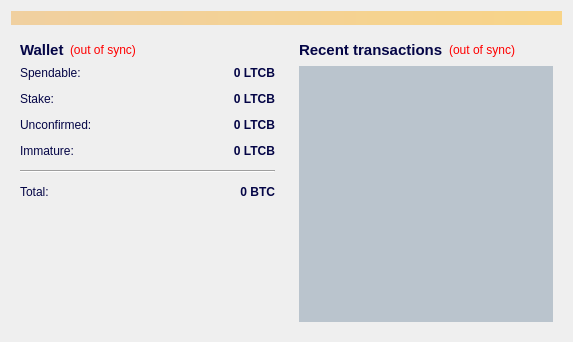
<?xml version="1.0" encoding="UTF-8"?>
<ui version="4.0">
 <class>OverviewPage</class>
 <widget class="QWidget" name="OverviewPage">
  <property name="geometry">
   <rect>
    <x>0</x>
    <y>0</y>
    <width>573</width>
    <height>342</height>
   </rect>
  </property>
  <property name="windowTitle">
   <string>Form</string>
  </property>
  <property name="styleSheet">
   <string notr="true">color: rgb(4, 5, 70);</string>
  </property>
  <layout class="QVBoxLayout" name="topLayout">
   <item>
    <widget class="QLabel" name="labelAlerts">
     <property name="visible">
      <bool>false</bool>
     </property>
     <property name="styleSheet">
      <string notr="true">background-color: qlineargradient(x1: 0, y1: 0, x2: 1, y2: 0, stop:0 #F0D0A0, stop:1 #F8D488);  color:#6a839a
</string>
     </property>
     <property name="wordWrap">
      <bool>true</bool>
     </property>
     <property name="margin">
      <number>3</number>
     </property>
    </widget>
   </item>
   <item>
    <layout class="QHBoxLayout" name="horizontalLayout" stretch="1,1">
     <item>
      <layout class="QVBoxLayout" name="verticalLayout_2">
       <item>
        <widget class="QWidget" name="widget" native="true">
         <layout class="QVBoxLayout" name="verticalLayout_4">
          <item>
           <layout class="QHBoxLayout" name="horizontalLayout_4">
            <item>
             <widget class="QLabel" name="label_5">
              <property name="font">
               <font>
                <pointsize>11</pointsize>
                <weight>75</weight>
                <bold>true</bold>
               </font>
              </property>
              <property name="text">
               <string>Wallet</string>
              </property>
             </widget>
            </item>
            <item>
             <widget class="QLabel" name="labelWalletStatus">
              <property name="toolTip">
               <string>The displayed information may be out of date. Your wallet automatically synchronizes with the LitecoinBolt network after a connection is established, but this process has not completed yet.</string>
              </property>
              <property name="styleSheet">
               <string notr="true">QLabel { color: red; }</string>
              </property>
              <property name="text">
               <string notr="true">(out of sync)</string>
              </property>
              <property name="alignment">
               <set>Qt::AlignLeading|Qt::AlignLeft|Qt::AlignVCenter</set>
              </property>
             </widget>
            </item>
            <item>
             <spacer name="horizontalSpacer_2">
              <property name="orientation">
               <enum>Qt::Horizontal</enum>
              </property>
              <property name="sizeHint" stdset="0">
               <size>
                <width>40</width>
                <height>20</height>
               </size>
              </property>
             </spacer>
            </item>
           </layout>
          </item>
          <item>
           <layout class="QFormLayout" name="formLayout_2">
            <property name="fieldGrowthPolicy">
             <enum>QFormLayout::AllNonFixedFieldsGrow</enum>
            </property>
            <property name="horizontalSpacing">
             <number>12</number>
            </property>
            <property name="verticalSpacing">
             <number>12</number>
            </property>
            <item row="0" column="0">
             <widget class="QLabel" name="label">
              <property name="text">
               <string>Spendable:</string>
              </property>
             </widget>
            </item>
            <item row="0" column="1">
             <widget class="QLabel" name="labelBalance">
              <property name="palette">
               <palette>
                <active>
                 <colorrole role="WindowText">
                  <brush brushstyle="SolidPattern">
                   <color alpha="255">
                    <red>4</red>
                    <green>5</green>
                    <blue>70</blue>
                   </color>
                  </brush>
                 </colorrole>
                 <colorrole role="Light">
                  <brush brushstyle="SolidPattern">
                   <color alpha="255">
                    <red>124</red>
                    <green>255</green>
                    <blue>24</blue>
                   </color>
                  </brush>
                 </colorrole>
                 <colorrole role="Text">
                  <brush brushstyle="SolidPattern">
                   <color alpha="255">
                    <red>4</red>
                    <green>5</green>
                    <blue>70</blue>
                   </color>
                  </brush>
                 </colorrole>
                 <colorrole role="BrightText">
                  <brush brushstyle="SolidPattern">
                   <color alpha="255">
                    <red>0</red>
                    <green>85</green>
                    <blue>127</blue>
                   </color>
                  </brush>
                 </colorrole>
                 <colorrole role="ButtonText">
                  <brush brushstyle="SolidPattern">
                   <color alpha="255">
                    <red>4</red>
                    <green>5</green>
                    <blue>70</blue>
                   </color>
                  </brush>
                 </colorrole>
                </active>
                <inactive>
                 <colorrole role="WindowText">
                  <brush brushstyle="SolidPattern">
                   <color alpha="255">
                    <red>4</red>
                    <green>5</green>
                    <blue>70</blue>
                   </color>
                  </brush>
                 </colorrole>
                 <colorrole role="Light">
                  <brush brushstyle="SolidPattern">
                   <color alpha="255">
                    <red>124</red>
                    <green>255</green>
                    <blue>24</blue>
                   </color>
                  </brush>
                 </colorrole>
                 <colorrole role="Text">
                  <brush brushstyle="SolidPattern">
                   <color alpha="255">
                    <red>4</red>
                    <green>5</green>
                    <blue>70</blue>
                   </color>
                  </brush>
                 </colorrole>
                 <colorrole role="BrightText">
                  <brush brushstyle="SolidPattern">
                   <color alpha="255">
                    <red>0</red>
                    <green>85</green>
                    <blue>127</blue>
                   </color>
                  </brush>
                 </colorrole>
                 <colorrole role="ButtonText">
                  <brush brushstyle="SolidPattern">
                   <color alpha="255">
                    <red>4</red>
                    <green>5</green>
                    <blue>70</blue>
                   </color>
                  </brush>
                 </colorrole>
                </inactive>
                <disabled>
                 <colorrole role="WindowText">
                  <brush brushstyle="SolidPattern">
                   <color alpha="255">
                    <red>4</red>
                    <green>5</green>
                    <blue>70</blue>
                   </color>
                  </brush>
                 </colorrole>
                 <colorrole role="Light">
                  <brush brushstyle="SolidPattern">
                   <color alpha="255">
                    <red>124</red>
                    <green>255</green>
                    <blue>24</blue>
                   </color>
                  </brush>
                 </colorrole>
                 <colorrole role="Text">
                  <brush brushstyle="SolidPattern">
                   <color alpha="255">
                    <red>4</red>
                    <green>5</green>
                    <blue>70</blue>
                   </color>
                  </brush>
                 </colorrole>
                 <colorrole role="BrightText">
                  <brush brushstyle="SolidPattern">
                   <color alpha="255">
                    <red>0</red>
                    <green>85</green>
                    <blue>127</blue>
                   </color>
                  </brush>
                 </colorrole>
                 <colorrole role="ButtonText">
                  <brush brushstyle="SolidPattern">
                   <color alpha="255">
                    <red>4</red>
                    <green>5</green>
                    <blue>70</blue>
                   </color>
                  </brush>
                 </colorrole>
                </disabled>
               </palette>
              </property>
              <property name="font">
               <font>
                <weight>75</weight>
                <bold>true</bold>
               </font>
              </property>
              <property name="cursor">
               <cursorShape>IBeamCursor</cursorShape>
              </property>
              <property name="toolTip">
               <string>Your current spendable balance</string>
              </property>
              <property name="styleSheet">
               <string notr="true"/>
              </property>
              <property name="text">
               <string notr="true">0 LTCB</string>
              </property>
              <property name="alignment">
               <set>Qt::AlignRight|Qt::AlignTrailing|Qt::AlignVCenter</set>
              </property>
              <property name="textInteractionFlags">
               <set>Qt::LinksAccessibleByMouse|Qt::TextSelectableByKeyboard|Qt::TextSelectableByMouse</set>
              </property>
             </widget>
            </item>
            <item row="1" column="0">
             <widget class="QLabel" name="label_6">
              <property name="text">
               <string>Stake:</string>
              </property>
             </widget>
            </item>
            <item row="1" column="1">
             <widget class="QLabel" name="labelStake">
              <property name="font">
               <font>
                <weight>75</weight>
                <bold>true</bold>
               </font>
              </property>
              <property name="cursor">
               <cursorShape>IBeamCursor</cursorShape>
              </property>
              <property name="toolTip">
               <string>Total of coins that was staked, and do not yet count toward the current balance</string>
              </property>
              <property name="styleSheet">
               <string notr="true"/>
              </property>
              <property name="text">
               <string notr="true">0 LTCB</string>
              </property>
              <property name="alignment">
               <set>Qt::AlignRight|Qt::AlignTrailing|Qt::AlignVCenter</set>
              </property>
              <property name="textInteractionFlags">
               <set>Qt::LinksAccessibleByMouse|Qt::TextSelectableByKeyboard|Qt::TextSelectableByMouse</set>
              </property>
             </widget>
            </item>
            <item row="2" column="0">
             <widget class="QLabel" name="label_3">
              <property name="text">
               <string>Unconfirmed:</string>
              </property>
             </widget>
            </item>
            <item row="2" column="1">
             <widget class="QLabel" name="labelUnconfirmed">
              <property name="font">
               <font>
                <weight>75</weight>
                <bold>true</bold>
               </font>
              </property>
              <property name="cursor">
               <cursorShape>IBeamCursor</cursorShape>
              </property>
              <property name="toolTip">
               <string>Total of transactions that have yet to be confirmed, and do not yet count toward the current balance</string>
              </property>
              <property name="styleSheet">
               <string notr="true">gridline-color: rgb(170, 0, 127);</string>
              </property>
              <property name="text">
               <string notr="true">0 LTCB</string>
              </property>
              <property name="alignment">
               <set>Qt::AlignRight|Qt::AlignTrailing|Qt::AlignVCenter</set>
              </property>
              <property name="textInteractionFlags">
               <set>Qt::LinksAccessibleByMouse|Qt::TextSelectableByKeyboard|Qt::TextSelectableByMouse</set>
              </property>
             </widget>
            </item>
            <item row="3" column="0">
             <widget class="QLabel" name="labelImmatureText">
              <property name="text">
               <string>Immature:</string>
              </property>
             </widget>
            </item>
            <item row="3" column="1">
             <widget class="QLabel" name="labelImmature">
              <property name="font">
               <font>
                <weight>75</weight>
                <bold>true</bold>
               </font>
              </property>
              <property name="toolTip">
               <string>Mined balance that has not yet matured</string>
              </property>
              <property name="text">
               <string notr="true">0 LTCB</string>
              </property>
              <property name="alignment">
               <set>Qt::AlignRight|Qt::AlignTrailing|Qt::AlignVCenter</set>
              </property>
              <property name="textInteractionFlags">
               <set>Qt::LinksAccessibleByMouse|Qt::TextSelectableByKeyboard|Qt::TextSelectableByMouse</set>
              </property>
             </widget>
            </item>
            <item row="4" column="0" colspan="2">
             <widget class="Line" name="line">
              <property name="orientation">
               <enum>Qt::Horizontal</enum>
              </property>
             </widget>
            </item>
            <item row="5" column="0">
             <widget class="QLabel" name="labelTotalText">
              <property name="text">
               <string>Total:</string>
              </property>
             </widget>
            </item>
            <item row="5" column="1">
             <widget class="QLabel" name="labelTotal">
              <property name="font">
               <font>
                <weight>75</weight>
                <bold>true</bold>
               </font>
              </property>
              <property name="cursor">
               <cursorShape>IBeamCursor</cursorShape>
              </property>
              <property name="toolTip">
               <string>Your current total balance</string>
              </property>
              <property name="text">
               <string notr="true">0 BTC</string>
              </property>
              <property name="alignment">
               <set>Qt::AlignRight|Qt::AlignTrailing|Qt::AlignVCenter</set>
              </property>
              <property name="textInteractionFlags">
               <set>Qt::LinksAccessibleByMouse|Qt::TextSelectableByKeyboard|Qt::TextSelectableByMouse</set>
              </property>
             </widget>
            </item>
           </layout>
          </item>
         </layout>
        </widget>
       </item>
       <item>
        <spacer name="verticalSpacer">
         <property name="orientation">
          <enum>Qt::Vertical</enum>
         </property>
         <property name="sizeHint" stdset="0">
          <size>
           <width>20</width>
           <height>40</height>
          </size>
         </property>
        </spacer>
       </item>
      </layout>
     </item>
     <item>
      <layout class="QVBoxLayout" name="verticalLayout_3">
       <item>
        <widget class="QWidget" name="widget_2" native="true">
         <layout class="QVBoxLayout" name="verticalLayout">
          <item>
           <layout class="QHBoxLayout" name="horizontalLayout_2">
            <item>
             <widget class="QLabel" name="label_4">
              <property name="font">
               <font>
                <pointsize>11</pointsize>
                <weight>75</weight>
                <bold>true</bold>
               </font>
              </property>
              <property name="text">
               <string>&lt;b&gt;Recent transactions&lt;/b&gt;</string>
              </property>
             </widget>
            </item>
            <item>
             <widget class="QLabel" name="labelTransactionsStatus">
              <property name="toolTip">
               <string>The displayed information may be out of date. Your wallet automatically synchronizes with the LitecoinBolt network after a connection is established, but this process has not completed yet.</string>
              </property>
              <property name="styleSheet">
               <string notr="true">QLabel { color: red; }</string>
              </property>
              <property name="text">
               <string notr="true">(out of sync)</string>
              </property>
              <property name="alignment">
               <set>Qt::AlignRight|Qt::AlignTrailing|Qt::AlignVCenter</set>
              </property>
             </widget>
            </item>
            <item>
             <spacer name="horizontalSpacer">
              <property name="orientation">
               <enum>Qt::Horizontal</enum>
              </property>
              <property name="sizeHint" stdset="0">
               <size>
                <width>40</width>
                <height>20</height>
               </size>
              </property>
             </spacer>
            </item>
           </layout>
          </item>
          <item>
           <widget class="QListView" name="listTransactions">
            <property name="styleSheet">
             <string notr="true">background-color: rgba(106, 131, 154, 101);</string>
            </property>
            <property name="frameShape">
             <enum>QFrame::NoFrame</enum>
            </property>
            <property name="verticalScrollBarPolicy">
             <enum>Qt::ScrollBarAlwaysOff</enum>
            </property>
            <property name="horizontalScrollBarPolicy">
             <enum>Qt::ScrollBarAlwaysOff</enum>
            </property>
            <property name="selectionMode">
             <enum>QAbstractItemView::NoSelection</enum>
            </property>
           </widget>
          </item>
         </layout>
        </widget>
       </item>
      </layout>
     </item>
    </layout>
   </item>
  </layout>
 </widget>
 <resources/>
 <connections/>
</ui>
